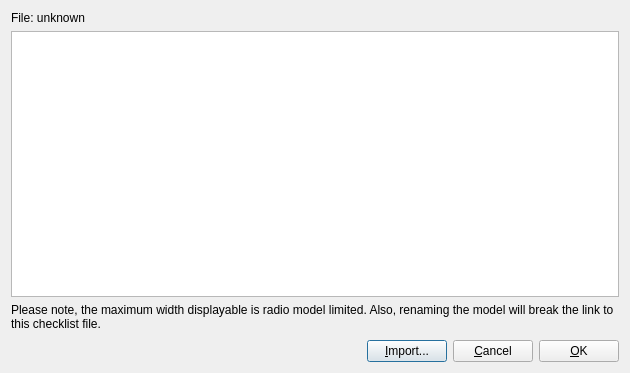
<?xml version="1.0" encoding="UTF-8"?>
<ui version="4.0">
 <class>ChecklistDialog</class>
 <widget class="QDialog" name="ChecklistDialog">
  <property name="geometry">
   <rect>
    <x>0</x>
    <y>0</y>
    <width>630</width>
    <height>373</height>
   </rect>
  </property>
  <property name="windowTitle">
   <string>Edit Checklist</string>
  </property>
  <layout class="QGridLayout" name="gridLayout">
   <item row="3" column="0">
    <spacer name="verticalSpacer">
     <property name="orientation">
      <enum>Qt::Vertical</enum>
     </property>
     <property name="sizeType">
      <enum>QSizePolicy::Fixed</enum>
     </property>
     <property name="sizeHint" stdset="0">
      <size>
       <width>20</width>
       <height>3</height>
      </size>
     </property>
    </spacer>
   </item>
   <item row="1" column="0">
    <widget class="QPlainTextEdit" name="pteCheck">
     <property name="sizePolicy">
      <sizepolicy hsizetype="Preferred" vsizetype="Preferred">
       <horstretch>0</horstretch>
       <verstretch>1</verstretch>
      </sizepolicy>
     </property>
     <property name="verticalScrollBarPolicy">
      <enum>Qt::ScrollBarAsNeeded</enum>
     </property>
     <property name="horizontalScrollBarPolicy">
      <enum>Qt::ScrollBarAsNeeded</enum>
     </property>
     <property name="tabChangesFocus">
      <bool>true</bool>
     </property>
     <property name="lineWrapMode">
      <enum>QPlainTextEdit::NoWrap</enum>
     </property>
    </widget>
   </item>
   <item row="4" column="0">
    <layout class="QHBoxLayout" name="horizontalLayout">
     <property name="spacing">
      <number>6</number>
     </property>
     <property name="sizeConstraint">
      <enum>QLayout::SetMinimumSize</enum>
     </property>
     <item>
      <spacer name="horizontalSpacer">
       <property name="orientation">
        <enum>Qt::Horizontal</enum>
       </property>
       <property name="sizeType">
        <enum>QSizePolicy::Expanding</enum>
       </property>
       <property name="sizeHint" stdset="0">
        <size>
         <width>40</width>
         <height>20</height>
        </size>
       </property>
      </spacer>
     </item>
     <item>
      <widget class="QPushButton" name="pbImport">
       <property name="sizePolicy">
        <sizepolicy hsizetype="Preferred" vsizetype="Fixed">
         <horstretch>0</horstretch>
         <verstretch>0</verstretch>
        </sizepolicy>
       </property>
       <property name="text">
        <string>&amp;Import...</string>
       </property>
      </widget>
     </item>
     <item>
      <widget class="QPushButton" name="pbCancel">
       <property name="sizePolicy">
        <sizepolicy hsizetype="Preferred" vsizetype="Fixed">
         <horstretch>0</horstretch>
         <verstretch>0</verstretch>
        </sizepolicy>
       </property>
       <property name="text">
        <string>&amp;Cancel</string>
       </property>
      </widget>
     </item>
     <item>
      <widget class="QPushButton" name="pbOK">
       <property name="sizePolicy">
        <sizepolicy hsizetype="Preferred" vsizetype="Fixed">
         <horstretch>0</horstretch>
         <verstretch>0</verstretch>
        </sizepolicy>
       </property>
       <property name="text">
        <string>&amp;OK</string>
       </property>
       <property name="shortcut">
        <string/>
       </property>
       <property name="default">
        <bool>false</bool>
       </property>
      </widget>
     </item>
    </layout>
   </item>
   <item row="2" column="0">
    <widget class="QLabel" name="label">
     <property name="text">
      <string>Please note, the maximum width displayable is radio model limited. Also, renaming the model will break the link to this checklist file.</string>
     </property>
     <property name="wordWrap">
      <bool>true</bool>
     </property>
    </widget>
   </item>
   <item row="0" column="0">
    <widget class="QLabel" name="file">
     <property name="text">
      <string>File: unknown</string>
     </property>
     <property name="wordWrap">
      <bool>true</bool>
     </property>
    </widget>
   </item>
  </layout>
 </widget>
 <tabstops>
  <tabstop>pteCheck</tabstop>
  <tabstop>pbOK</tabstop>
  <tabstop>pbCancel</tabstop>
  <tabstop>pbImport</tabstop>
 </tabstops>
 <resources/>
 <connections/>
</ui>
